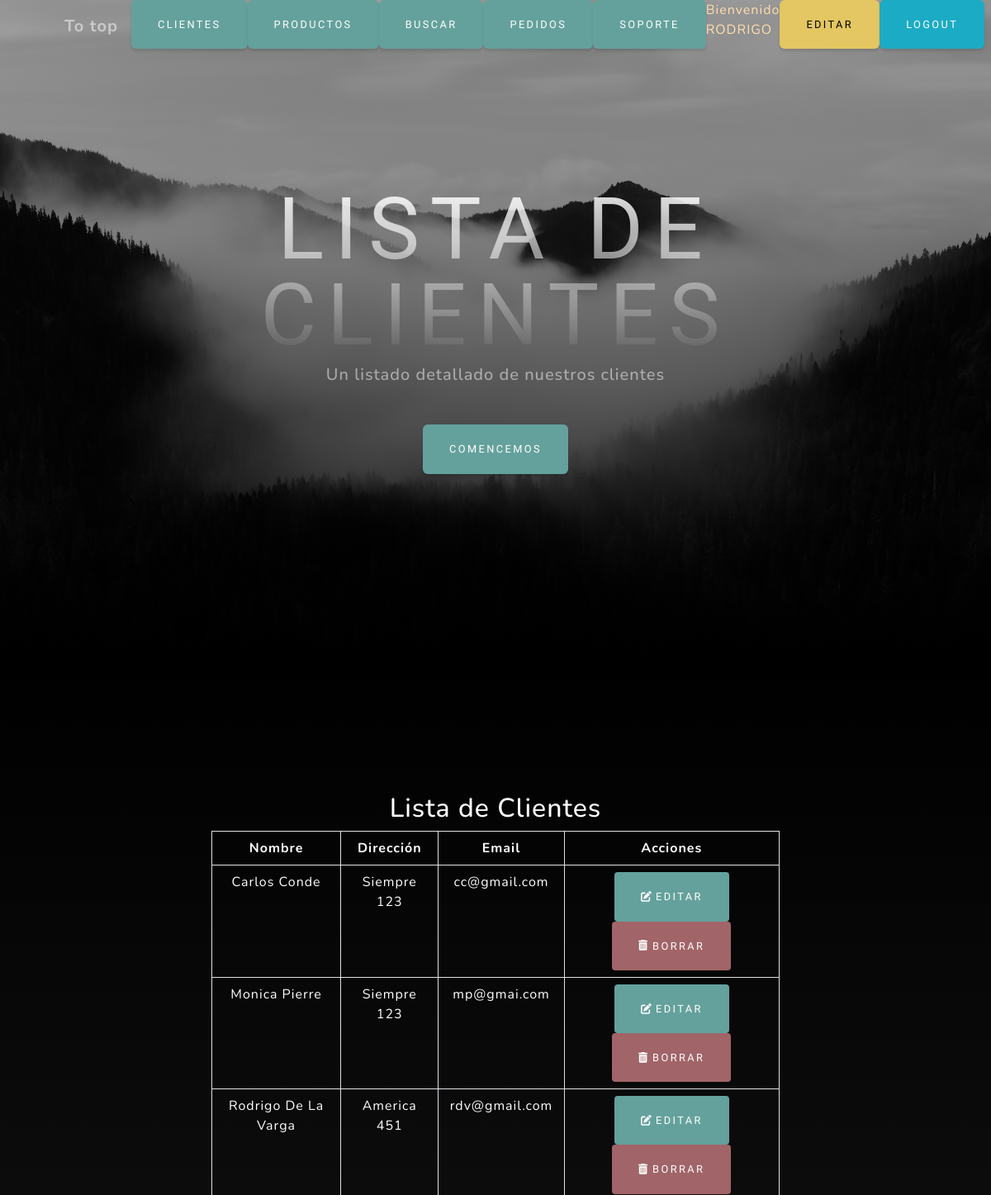
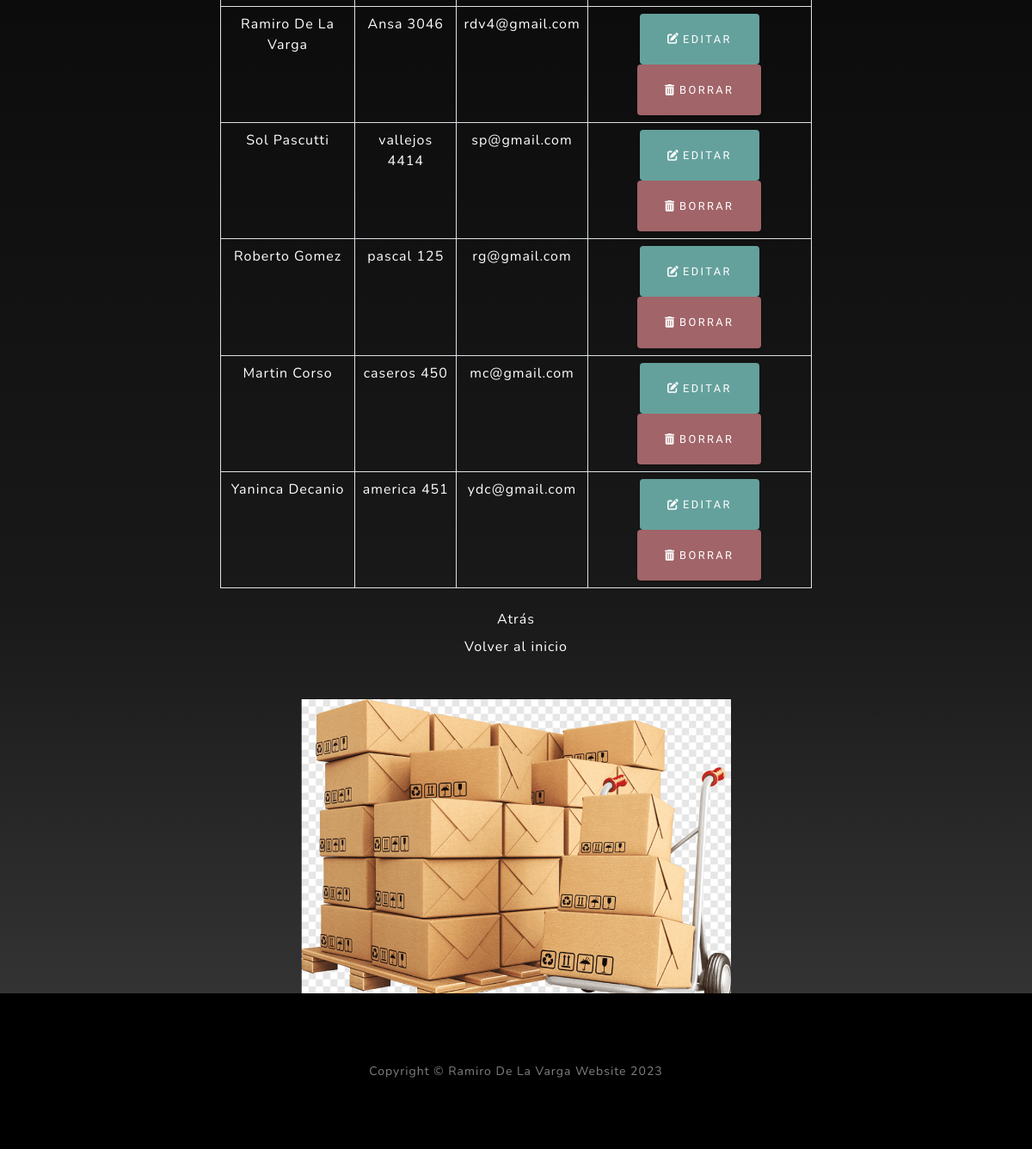
The app's page /app/clientes/ (signed in) with its own data (2 pictures, top to bottom).
### app/models.py (models this page shows, shortened)
class Cliente(models.Model):
    nombre = models.CharField(max_length=100)
    edad = models.IntegerField()
    direccion = models.CharField(max_length=200)
    email = models.EmailField()
    tarjeta_credito = models.CharField(max_length=16)
    saldo = models.DecimalField(max_digits=10, decimal_places=2)

### app/views.py (the view)
# urls.py: path('clientes/', views.lista_clientes, name="lista_clientes"),
@login_required
def lista_clientes(request):
    clientes = Cliente.objects.all()
    return render(request, 'app/lista_clientes.html', {'clientes': clientes})

### app/templates/app/lista_clientes.html (shortened to what this page needs)
{% extends 'app/index.html' %}
{% load static %}
{% block cabecera %}
    Lista de Clientes
{% endblock cabecera %}
{% block cabecera2 %}
Un listado detallado de nuestros clientes
{% endblock cabecera2 %}
{% block contenido %}
<section class="about-section text-center" id="about">
    <div class="container px-4 px-lg-5">
        <div class="row justify-content-center">
            <div class="col-lg-8">
                <h2 class="text-white">Lista de Clientes</h2>
                <table class="table table-bordered text-white">
                    <thead>
                        <tr>
                            <th>Nombre</th>
                            <th>Dirección</th>
                            <th>Email</th>
                            <th>Acciones</th>
                        </tr>
                    </thead>
                    <tbody>
                        {% for cliente in clientes %}
                            <tr>
                                <td>{{ cliente.nombre }}</td>
                                <td>{{ cliente.direccion }}</td>
                                <td>{{ cliente.email }}</td>
                                <td>
                                    <a href="{% url 'editar_cliente' cliente.id %}" class="btn btn-sm btn-primary">
                                        <i class="fas fa-edit"></i> Editar
                                    </a>
                                    <a href="{% url 'borrar_cliente' cliente.id %}" class="btn btn-sm btn-danger">
                                        <i class="fas fa-trash-alt"></i> Borrar
                                    </a>
                                </td>
                            </tr>
                        {% empty %}
                            <tr>
                                <td colspan="4">No hay clientes registrados</td>
                            </tr>
                        {% endfor %}
                    </tbody>
                </table>
                <div class="mt-4 text-center">
                    <a class="navbar-brand text-white" href="{% url 'clientes' %}">Atrás</a>
                </div>
                <div class="mt-2 text-center">
                    <a class="navbar-brand text-white" href="{% url 'Home' %}">Volver al inicio</a>
                </div>
            </div>
        </div>
        <div class="mt-5">
            <img class="img-fluidmx-auto" style="max-width: 500px;" src="{% static 'app/assets/img/1.png' %}" alt="..." />
        </div>
    </div>
</section>
{% endblock contenido %}

### app/templates/app/index.html (shortened to what this page needs)
<!DOCTYPE html>
<html lang="en">
    <head>
        {% load static %}
        <link rel="stylesheet" href="https://use.fontawesome.com/releases/v6.3.0/css/all.css">
        <link href="{% static 'app/css/styles.css' %}" rel="stylesheet" />
    </head>
    <body id="page-top">
        <nav class="navbar navbar-expand-lg navbar-light fixed-top" id="mainNav">
            <div class="container px-4 px-lg-5">
                <a class="navbar-brand" href="#page-top">To top</a>
                <div class="collapse navbar-collapse" id="navbarResponsive">
                    <ul class="navbar-nav ms-auto">
                        {% if user.is_authenticated  %}
                        <li class="nav-item"><a class="btn btn-primary" href="{% url 'clientes' %}">Clientes</a></li>
                        <li class="nav-item"><a class="btn btn-primary" href="{% url 'producto' %}">Productos</a></li>
                        <li class="nav-item"><a class="btn btn-primary" href="{% url 'buscar' %}">Buscar</a></li>
                        <li class="nav-item"><a class="btn btn-primary" href="{% url 'pedido' %}">Pedidos</a></li>
                        <li class="nav-item"><a class="btn btn-primary" href="{% url 'admin:index' %}">Soporte</a></li>
                        <p style="color:navajowhite">Bienvenido {{ user.username|upper }}</p>
                        <li class="nav-item"><a class="btn btn-warning" href="{% url 'Editar_perfil' %}">Editar</a></li>
                        <li class="nav-item"><a class="btn btn-info" href="{% url 'logout' %}">Logout</a></li>
                        {% else %}
                        <li class="nav-item"><a class="btn btn-primary" href="{% url 'sobremi' %}">Sobre mi</a></li>
                        <li class="nav-item"><a class="btn btn-info" href="{% url 'login' %}">Login</a></li>
                        {% endif %}
                    </ul>
                </div>
            </div>
        </nav>
        <header class="masthead">
            <div class="container px-4 px-lg-5 d-flex h-100 align-items-center justify-content-center">
                <div class="d-flex justify-content-center">
                    <div class="text-center">
                        <h1 class="mx-auto my-0 text-uppercase">
                            {% block cabecera %}{% endblock cabecera %}
                        </h1>
                        <h2 class="text-white-50 mx-auto mt-2 mb-5">
                            {% block cabecera2 %}{% endblock cabecera2 %}
                        </h2>
                        <a class="btn btn-primary" href="{% url 'login' %}">Comencemos</a>
                    </div>
                </div>
            </div>
        </header>
        {% block contenido %}
        {% endblock contenido %}
        <footer class="footer bg-black small text-center text-white-50"><div class="container px-4 px-lg-5">Copyright &copy; Ramiro De La Varga Website 2023</div></footer>
    </body>
</html>

### records on screen
Cliente: nombre "Carlos Conde", direccion "Siempre 123", email "cc@gmail.com"
Cliente: nombre "Monica Pierre", direccion "Siempre 123", email "mp@gmai.com"
Cliente: nombre "Rodrigo De La Varga", direccion "America 451", email "rdv@gmail.com"
Cliente: nombre "Ramiro De La Varga", direccion "Ansa 3046", email "rdv4@gmail.com"
Cliente: nombre "Sol Pascutti", direccion "vallejos 4414", email "sp@gmail.com"
Cliente: nombre "Roberto Gomez", direccion "pascal 125", email "rg@gmail.com"
Cliente: nombre "Martin Corso", direccion "caseros 450", email "mc@gmail.com"
Cliente: nombre "Yaninca Decanio", direccion "america 451", email "ydc@gmail.com"

### other values on screen
{{ user.username|upper }} "RODRIGO"
